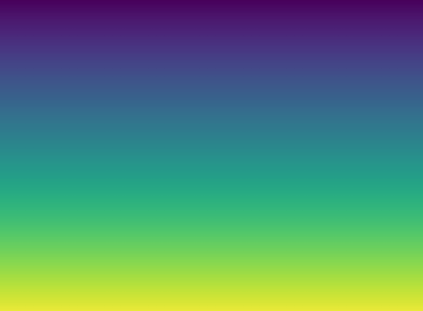
#> input picture Imagenes/Practica/degradado.png, 423 x 311 px
$ jupyter execute --allow-errors ejercicio.ipynb
#> lines starting #> are read from the running program, lines starting #| are printed output that depends on the picture
[cell 1]
import cv2
import numpy as np
import matplotlib.pyplot as plt

plt.rcParams['figure.figsize']=[10,5]
imagen = cv2.imread('imagen1.jpg')
#> (the rest of this cell did not finish here and is left out)

[cell 2]
import cv2
import numpy as np
import matplotlib.pyplot as plt
from matplotlib.colors import LinearSegmentedColormap

# Definición de colores
colores = [(0, 'purple'), (0.4, 'blue'), (0.7, 'green'), (1, 'yellow')]
cmap = LinearSegmentedColormap.from_list('degradado', colores)

imagen_degra = cmap(np.linspace(0, 1, 650).reshape(-1, 1))

plt.figure(figsize=(12, 5))

plt.imshow(imagen_degra, aspect='auto')
plt.show()
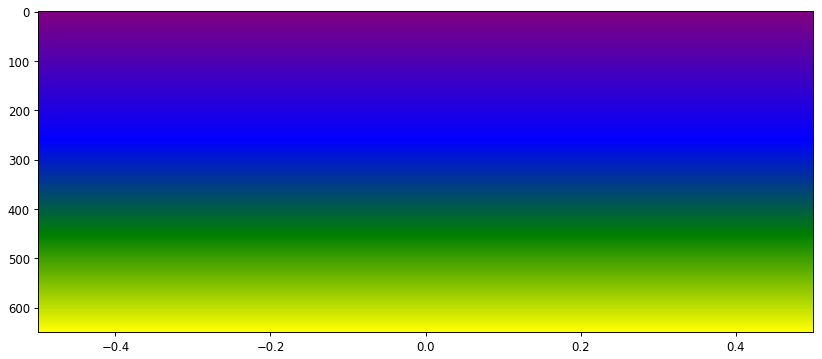
#> figure drawn by matplotlib, 1 panel

[cell 3]
import cv2
import numpy as np
import matplotlib.pyplot as plt

imagen = cv2.imread('degradado.png')
#> imagen is the input picture: shape (311, 423, 3); mean B, G, R 115.4, 136.2, 81.6

plt.figure(figsize=(10,5))

plt.subplot(121)
plt.imshow(cv2.cvtColor(imagen, cv2.COLOR_BGR2RGB))
plt.title('Imagen Original')

plt.show()

[cell 4]
import cv2
import numpy as np
import matplotlib.pyplot as plt

tamaño = 100
filas, conlumnas = 8, 8

tablero = np.zeros((filas*tamaño, conlumnas*tamaño), dtype=np.uint8)
for i in range(filas):
    for j in range(conlumnas):
        if ( i + j ) % 2 == 0:
            tablero [i*tamaño:(i+1)*tamaño, j*tamaño:(j+1)*tamaño] = 255


plt.imshow(tablero, cmap='gray')
plt.title('Tablero de Ajedrez')
plt.show()
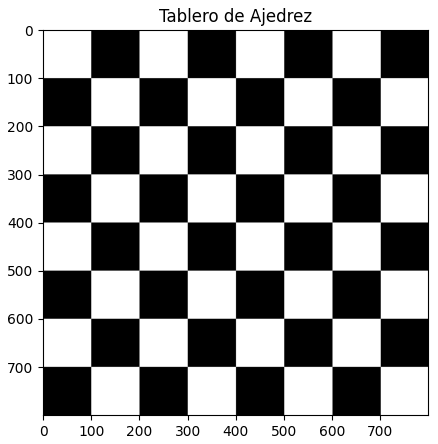
#> figure drawn by matplotlib, 1 panel
